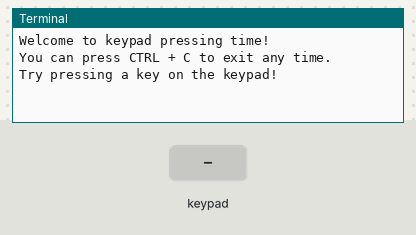
Simulated run of this program. Board: Raspberry Pi (BCM pin numbers). On the bench: the last lines printed to the terminal. The test bench sets the inputs (shaded band).

Above: at 1.2 s.
1.3 s: key '1' pressed
At 2.5 s:
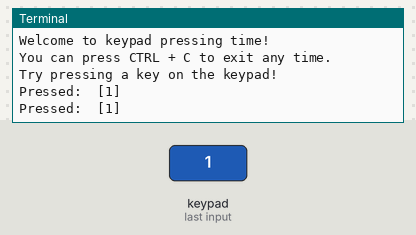
2.8 s: keypad keys 1 2 # pressed 0.4 s apart
At 5.1 s:
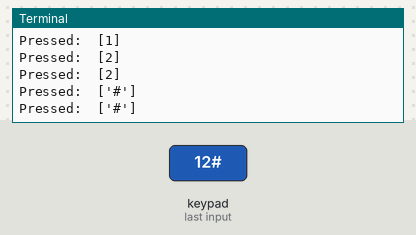
5.5 s: key '*' pressed
At 6.7 s:
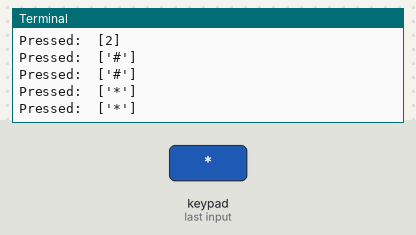
7.0 s: keypad keys 2 5 pressed 0.4 s apart
At 8.7 s:
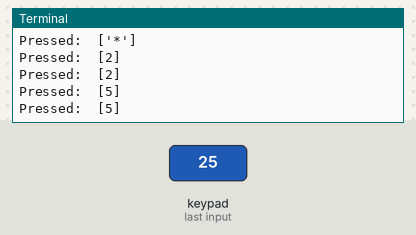
Timing chart, 0 to 10.2 s (numbered marks = the images above; inputs shaded):
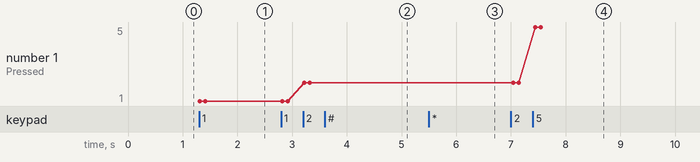

The program:

matrixkeypad.py
```python
import time
import digitalio
import board
import adafruit_matrixkeypad

cols = [digitalio.DigitalInOut(x) for x in (board.D13, board.D19, board.D26)]
rows = [digitalio.DigitalInOut(x) for x in (board.D4, board.D27, board.D5, board.D6)]
keys = ((1, 2, 3),
	(4, 5, 6),
	(7, 8, 9),
	('*', 0, '#'))
keypad = adafruit_matrixkeypad.Matrix_Keypad(rows, cols, keys)

try:
	print("Welcome to keypad pressing time!")
	print("You can press CTRL + C to exit any time.")
	print("Try pressing a key on the keypad!")
	while True:
		keys = keypad.pressed_keys
		if keys:
			print("Pressed: ", keys)
		time.sleep(0.1)

except KeyboardInterrupt:
	print(" See ya later, alligator!")
```

Measured:
- after the input at 1.3 s, the terminal: prints a new line at once (image 1)
- after the input at 2.8 s, the terminal: prints a new line after 0.42 s (image 2)
- after the input at 5.5 s, the terminal: prints a new line at once (image 3)
- after the input at 7.0 s, the terminal: prints a new line at once (image 4)
- plotted number 1: 1 → 2 after the input at 2.8 s, 2 → 5 after the input at 7.0 s
